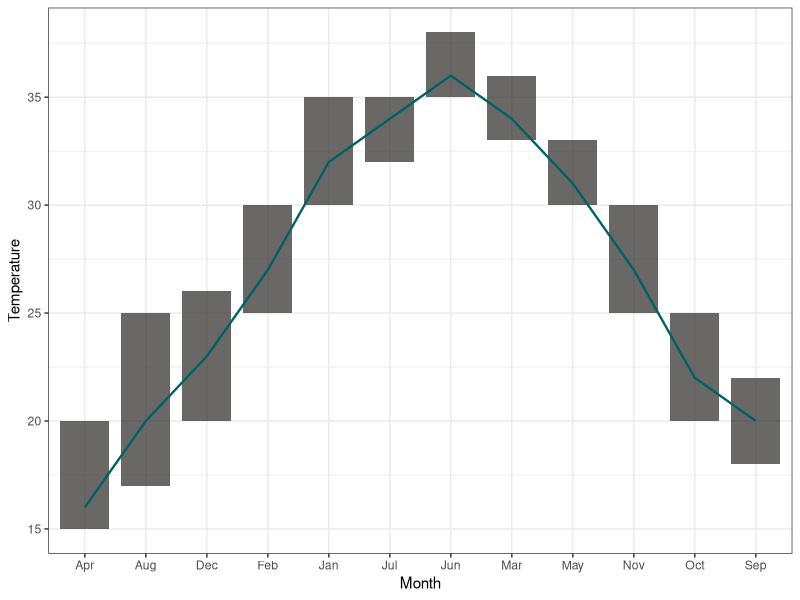

This chart was generated by the following R code:
## ---- chunk 1
# Install packages
if (!requireNamespace("ggplot2", quietly = TRUE)) {
  install.packages("ggplot2")
}

# Load packages
library(ggplot2)
## ---- chunk 2
# Load data
data <- read.delim("files/Hiplot/090-interval-bar-chart-data.txt", header = T)

# Convert data structure
data$name_num <- match(data[["month"]], unique(data[["month"]]))

# View data
head(data)
## ---- chunk 3
#| label: fig-1interval-bar-chart
#| fig-cap: "Interval Bar Chart"
#| out.width: "95%"
#| fig-height: 4
#| fig-width: 7
#| warning: false
#| error: false
#| message: false

# Interval Bar Chart
p <- ggplot(data, aes(x = month, y = max_temperature)) +
  geom_rect(aes(xmin = name_num - 0.4, xmax = name_num + 0.4,
                ymin = min_temperature, ymax = max_temperature), 
            fill = "#282726", alpha = 0.7) +
  geom_line(aes(x = name_num, y = mean), color = "#006064", size = 0.8) +
  labs(x = "Month", y = "Temperature") +
  scale_x_discrete() +
  theme_bw()

p
